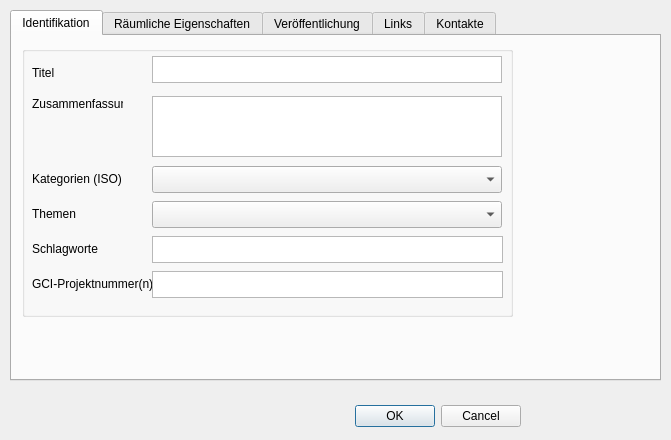
<?xml version="1.0" encoding="UTF-8"?>
<ui version="4.0">
 <class>Dialog</class>
 <widget class="QDialog" name="Dialog">
  <property name="geometry">
   <rect>
    <x>0</x>
    <y>0</y>
    <width>671</width>
    <height>440</height>
   </rect>
  </property>
  <property name="windowTitle">
   <string>Metadaten - Editor</string>
  </property>
  <widget class="QDialogButtonBox" name="buttonBox">
   <property name="geometry">
    <rect>
     <x>350</x>
     <y>400</y>
     <width>171</width>
     <height>32</height>
    </rect>
   </property>
   <property name="orientation">
    <enum>Qt::Horizontal</enum>
   </property>
   <property name="standardButtons">
    <set>QDialogButtonBox::Cancel|QDialogButtonBox::Ok</set>
   </property>
  </widget>
  <widget class="QTabWidget" name="tabWidget">
   <property name="geometry">
    <rect>
     <x>10</x>
     <y>10</y>
     <width>651</width>
     <height>371</height>
    </rect>
   </property>
   <property name="currentIndex">
    <number>0</number>
   </property>
   <widget class="QWidget" name="important_metadata">
    <attribute name="title">
     <string>Identifikation</string>
    </attribute>
    <widget class="QGroupBox" name="groupBox">
     <property name="geometry">
      <rect>
       <x>10</x>
       <y>10</y>
       <width>491</width>
       <height>271</height>
      </rect>
     </property>
     <property name="title">
      <string/>
     </property>
     <property name="alignment">
      <set>Qt::AlignCenter</set>
     </property>
     <widget class="QPlainTextEdit" name="textbox_keywords">
      <property name="geometry">
       <rect>
        <x>130</x>
        <y>190</y>
        <width>351</width>
        <height>27</height>
       </rect>
      </property>
      <property name="tabChangesFocus">
       <bool>true</bool>
      </property>
     </widget>
     <widget class="QLabel" name="label_2">
      <property name="geometry">
       <rect>
        <x>10</x>
        <y>50</y>
        <width>91</width>
        <height>16</height>
       </rect>
      </property>
      <property name="text">
       <string>Zusammenfassung</string>
      </property>
     </widget>
     <widget class="QLabel" name="label_4">
      <property name="geometry">
       <rect>
        <x>10</x>
        <y>125</y>
        <width>101</width>
        <height>16</height>
       </rect>
      </property>
      <property name="text">
       <string>Kategorien (ISO)</string>
      </property>
     </widget>
     <widget class="QPlainTextEdit" name="textbox_title">
      <property name="geometry">
       <rect>
        <x>130</x>
        <y>10</y>
        <width>350</width>
        <height>27</height>
       </rect>
      </property>
      <property name="horizontalScrollBarPolicy">
       <enum>Qt::ScrollBarAlwaysOff</enum>
      </property>
      <property name="tabChangesFocus">
       <bool>true</bool>
      </property>
     </widget>
     <widget class="QLabel" name="label_3">
      <property name="geometry">
       <rect>
        <x>10</x>
        <y>230</y>
        <width>121</width>
        <height>16</height>
       </rect>
      </property>
      <property name="text">
       <string>GCI-Projektnummer(n)</string>
      </property>
     </widget>
     <widget class="QLabel" name="label_7">
      <property name="enabled">
       <bool>true</bool>
      </property>
      <property name="geometry">
       <rect>
        <x>10</x>
        <y>160</y>
        <width>61</width>
        <height>16</height>
       </rect>
      </property>
      <property name="text">
       <string>Themen</string>
      </property>
     </widget>
     <widget class="QLabel" name="label">
      <property name="geometry">
       <rect>
        <x>10</x>
        <y>20</y>
        <width>47</width>
        <height>13</height>
       </rect>
      </property>
      <property name="text">
       <string>Titel</string>
      </property>
     </widget>
     <widget class="QgsCheckableComboBox" name="comboBox_categories">
      <property name="geometry">
       <rect>
        <x>130</x>
        <y>120</y>
        <width>350</width>
        <height>27</height>
       </rect>
      </property>
      <property name="defaultText">
       <string/>
      </property>
     </widget>
     <widget class="QPlainTextEdit" name="textbox_project_number">
      <property name="geometry">
       <rect>
        <x>130</x>
        <y>225</y>
        <width>351</width>
        <height>27</height>
       </rect>
      </property>
      <property name="horizontalScrollBarPolicy">
       <enum>Qt::ScrollBarAlwaysOff</enum>
      </property>
      <property name="tabChangesFocus">
       <bool>true</bool>
      </property>
     </widget>
     <widget class="QLabel" name="label_5">
      <property name="enabled">
       <bool>true</bool>
      </property>
      <property name="geometry">
       <rect>
        <x>10</x>
        <y>195</y>
        <width>81</width>
        <height>16</height>
       </rect>
      </property>
      <property name="text">
       <string>Schlagworte</string>
      </property>
     </widget>
     <widget class="QPlainTextEdit" name="textbox_abstract">
      <property name="geometry">
       <rect>
        <x>130</x>
        <y>50</y>
        <width>350</width>
        <height>61</height>
       </rect>
      </property>
      <property name="horizontalScrollBarPolicy">
       <enum>Qt::ScrollBarAlwaysOff</enum>
      </property>
      <property name="tabChangesFocus">
       <bool>true</bool>
      </property>
     </widget>
     <widget class="QgsCheckableComboBox" name="comboBox_themes">
      <property name="geometry">
       <rect>
        <x>130</x>
        <y>155</y>
        <width>350</width>
        <height>27</height>
       </rect>
      </property>
      <property name="defaultText">
       <string/>
      </property>
     </widget>
    </widget>
   </widget>
   <widget class="QWidget" name="spatial_properties">
    <attribute name="title">
     <string>Räumliche Eigenschaften</string>
    </attribute>
    <widget class="QGroupBox" name="groupBox_2">
     <property name="geometry">
      <rect>
       <x>10</x>
       <y>10</y>
       <width>531</width>
       <height>101</height>
      </rect>
     </property>
     <property name="title">
      <string/>
     </property>
     <property name="alignment">
      <set>Qt::AlignCenter</set>
     </property>
     <widget class="QLineEdit" name="lineEdit_maximum_optimal_scale">
      <property name="geometry">
       <rect>
        <x>180</x>
        <y>70</y>
        <width>113</width>
        <height>20</height>
       </rect>
      </property>
     </widget>
     <widget class="QLabel" name="label_11">
      <property name="geometry">
       <rect>
        <x>10</x>
        <y>70</y>
        <width>161</width>
        <height>16</height>
       </rect>
      </property>
      <property name="text">
       <string>Größter optimaler Maßstab     1 : </string>
      </property>
     </widget>
     <widget class="QLabel" name="label_10">
      <property name="geometry">
       <rect>
        <x>10</x>
        <y>48</y>
        <width>161</width>
        <height>16</height>
       </rect>
      </property>
      <property name="text">
       <string>Kleinster optimaler Maßstab    1 : </string>
      </property>
     </widget>
     <widget class="QLineEdit" name="lineEdit_minimum_optimal_scale">
      <property name="geometry">
       <rect>
        <x>180</x>
        <y>48</y>
        <width>113</width>
        <height>20</height>
       </rect>
      </property>
      <property name="inputMethodHints">
       <set>Qt::ImhDigitsOnly|Qt::ImhFormattedNumbersOnly</set>
      </property>
     </widget>
     <widget class="QLabel" name="label_19">
      <property name="geometry">
       <rect>
        <x>10</x>
        <y>20</y>
        <width>47</width>
        <height>13</height>
       </rect>
      </property>
      <property name="text">
       <string>Ebene</string>
      </property>
     </widget>
     <widget class="QPlainTextEdit" name="textbox_spatial_level">
      <property name="geometry">
       <rect>
        <x>180</x>
        <y>10</y>
        <width>301</width>
        <height>27</height>
       </rect>
      </property>
      <property name="tabChangesFocus">
       <bool>true</bool>
      </property>
     </widget>
     <widget class="QLabel" name="label_18">
      <property name="geometry">
       <rect>
        <x>300</x>
        <y>50</y>
        <width>231</width>
        <height>16</height>
       </rect>
      </property>
      <property name="text">
       <string>(Objekte klein dargestellt, z. B. 1 : 300.000)</string>
      </property>
     </widget>
     <widget class="QLabel" name="label_20">
      <property name="geometry">
       <rect>
        <x>300</x>
        <y>70</y>
        <width>231</width>
        <height>16</height>
       </rect>
      </property>
      <property name="text">
       <string>(Objekte groß dargestellt, z. B. 1 : 1.000)</string>
      </property>
     </widget>
    </widget>
   </widget>
   <widget class="QWidget" name="publication">
    <attribute name="title">
     <string>Veröffentlichung</string>
    </attribute>
   </widget>
   <widget class="QWidget" name="links">
    <attribute name="title">
     <string>Links</string>
    </attribute>
    <widget class="QLabel" name="label_6">
     <property name="geometry">
      <rect>
       <x>20</x>
       <y>18</y>
       <width>111</width>
       <height>16</height>
      </rect>
     </property>
     <property name="text">
      <string>Link</string>
     </property>
    </widget>
    <widget class="QLabel" name="label_8">
     <property name="geometry">
      <rect>
       <x>20</x>
       <y>90</y>
       <width>47</width>
       <height>13</height>
      </rect>
     </property>
     <property name="text">
      <string>Typ</string>
     </property>
    </widget>
    <widget class="QLabel" name="label_12">
     <property name="geometry">
      <rect>
       <x>20</x>
       <y>175</y>
       <width>71</width>
       <height>16</height>
      </rect>
     </property>
     <property name="text">
      <string>Beschreibung</string>
     </property>
    </widget>
    <widget class="QLabel" name="label_13">
     <property name="geometry">
      <rect>
       <x>20</x>
       <y>245</y>
       <width>47</width>
       <height>13</height>
      </rect>
     </property>
     <property name="text">
      <string>Format</string>
     </property>
    </widget>
    <widget class="QLabel" name="label_14">
     <property name="geometry">
      <rect>
       <x>20</x>
       <y>280</y>
       <width>47</width>
       <height>13</height>
      </rect>
     </property>
     <property name="text">
      <string>MIME-Typ</string>
     </property>
    </widget>
    <widget class="QLabel" name="label_15">
     <property name="geometry">
      <rect>
       <x>20</x>
       <y>315</y>
       <width>61</width>
       <height>16</height>
      </rect>
     </property>
     <property name="text">
      <string>Größe (kB)</string>
     </property>
    </widget>
    <widget class="QLabel" name="label_16">
     <property name="geometry">
      <rect>
       <x>20</x>
       <y>125</y>
       <width>47</width>
       <height>13</height>
      </rect>
     </property>
     <property name="text">
      <string>URL</string>
     </property>
    </widget>
    <widget class="QComboBox" name="comboBox_linknames">
     <property name="geometry">
      <rect>
       <x>110</x>
       <y>15</y>
       <width>324</width>
       <height>22</height>
      </rect>
     </property>
     <property name="currentText">
      <string/>
     </property>
     <property name="currentIndex">
      <number>-1</number>
     </property>
     <property name="maxVisibleItems">
      <number>15</number>
     </property>
     <property name="placeholderText">
      <string>QComboBox mit allen Link-Bezeichnungen</string>
     </property>
    </widget>
    <widget class="QTextEdit" name="textbox_link_url">
     <property name="enabled">
      <bool>true</bool>
     </property>
     <property name="geometry">
      <rect>
       <x>110</x>
       <y>120</y>
       <width>381</width>
       <height>41</height>
      </rect>
     </property>
     <property name="tabChangesFocus">
      <bool>true</bool>
     </property>
    </widget>
    <widget class="QTextEdit" name="textbox_link_description">
     <property name="enabled">
      <bool>true</bool>
     </property>
     <property name="geometry">
      <rect>
       <x>109</x>
       <y>170</y>
       <width>381</width>
       <height>61</height>
      </rect>
     </property>
     <property name="tabChangesFocus">
      <bool>true</bool>
     </property>
    </widget>
    <widget class="QTextEdit" name="textbox_link_format">
     <property name="enabled">
      <bool>true</bool>
     </property>
     <property name="geometry">
      <rect>
       <x>110</x>
       <y>240</y>
       <width>381</width>
       <height>27</height>
      </rect>
     </property>
     <property name="tabChangesFocus">
      <bool>true</bool>
     </property>
    </widget>
    <widget class="QLineEdit" name="lineEdit_link_size">
     <property name="enabled">
      <bool>true</bool>
     </property>
     <property name="geometry">
      <rect>
       <x>110</x>
       <y>310</y>
       <width>381</width>
       <height>27</height>
      </rect>
     </property>
     <property name="inputMethodHints">
      <set>Qt::ImhDigitsOnly|Qt::ImhFormattedNumbersOnly</set>
     </property>
    </widget>
    <widget class="QLabel" name="label_17">
     <property name="geometry">
      <rect>
       <x>20</x>
       <y>55</y>
       <width>71</width>
       <height>16</height>
      </rect>
     </property>
     <property name="text">
      <string>Name</string>
     </property>
    </widget>
    <widget class="QTextEdit" name="textbox_link_name">
     <property name="enabled">
      <bool>true</bool>
     </property>
     <property name="geometry">
      <rect>
       <x>110</x>
       <y>50</y>
       <width>381</width>
       <height>27</height>
      </rect>
     </property>
     <property name="tabChangesFocus">
      <bool>true</bool>
     </property>
    </widget>
    <widget class="QComboBox" name="comboBox_link_types">
     <property name="geometry">
      <rect>
       <x>110</x>
       <y>87</y>
       <width>381</width>
       <height>22</height>
      </rect>
     </property>
    </widget>
    <widget class="QComboBox" name="comboBox_link_mimes">
     <property name="geometry">
      <rect>
       <x>110</x>
       <y>277</y>
       <width>381</width>
       <height>22</height>
      </rect>
     </property>
    </widget>
    <widget class="QToolButton" name="button_add_link">
     <property name="geometry">
      <rect>
       <x>440</x>
       <y>14</y>
       <width>24</width>
       <height>24</height>
      </rect>
     </property>
     <property name="font">
      <font>
       <pointsize>14</pointsize>
      </font>
     </property>
     <property name="text">
      <string>+</string>
     </property>
    </widget>
    <widget class="QToolButton" name="button_remove_link">
     <property name="geometry">
      <rect>
       <x>468</x>
       <y>14</y>
       <width>24</width>
       <height>24</height>
      </rect>
     </property>
     <property name="font">
      <font>
       <pointsize>14</pointsize>
      </font>
     </property>
     <property name="text">
      <string>-</string>
     </property>
    </widget>
   </widget>
   <widget class="QWidget" name="contacts">
    <attribute name="title">
     <string>Kontakte</string>
    </attribute>
   </widget>
  </widget>
 </widget>
 <customwidgets>
  <customwidget>
   <class>QgsCheckableComboBox</class>
   <extends>QComboBox</extends>
   <header>qgscheckablecombobox.h</header>
  </customwidget>
 </customwidgets>
 <tabstops>
  <tabstop>tabWidget</tabstop>
  <tabstop>textbox_title</tabstop>
  <tabstop>textbox_abstract</tabstop>
  <tabstop>comboBox_categories</tabstop>
  <tabstop>comboBox_themes</tabstop>
  <tabstop>textbox_keywords</tabstop>
  <tabstop>textbox_project_number</tabstop>
  <tabstop>textbox_spatial_level</tabstop>
  <tabstop>lineEdit_minimum_optimal_scale</tabstop>
  <tabstop>lineEdit_maximum_optimal_scale</tabstop>
  <tabstop>comboBox_linknames</tabstop>
  <tabstop>button_add_link</tabstop>
  <tabstop>button_remove_link</tabstop>
  <tabstop>textbox_link_name</tabstop>
  <tabstop>comboBox_link_types</tabstop>
  <tabstop>textbox_link_url</tabstop>
  <tabstop>textbox_link_description</tabstop>
  <tabstop>textbox_link_format</tabstop>
  <tabstop>comboBox_link_mimes</tabstop>
  <tabstop>lineEdit_link_size</tabstop>
 </tabstops>
 <resources/>
 <connections>
  <connection>
   <sender>buttonBox</sender>
   <signal>accepted()</signal>
   <receiver>Dialog</receiver>
   <slot>accept()</slot>
   <hints>
    <hint type="sourcelabel">
     <x>248</x>
     <y>254</y>
    </hint>
    <hint type="destinationlabel">
     <x>157</x>
     <y>274</y>
    </hint>
   </hints>
  </connection>
  <connection>
   <sender>buttonBox</sender>
   <signal>rejected()</signal>
   <receiver>Dialog</receiver>
   <slot>reject()</slot>
   <hints>
    <hint type="sourcelabel">
     <x>316</x>
     <y>260</y>
    </hint>
    <hint type="destinationlabel">
     <x>286</x>
     <y>274</y>
    </hint>
   </hints>
  </connection>
 </connections>
</ui>
